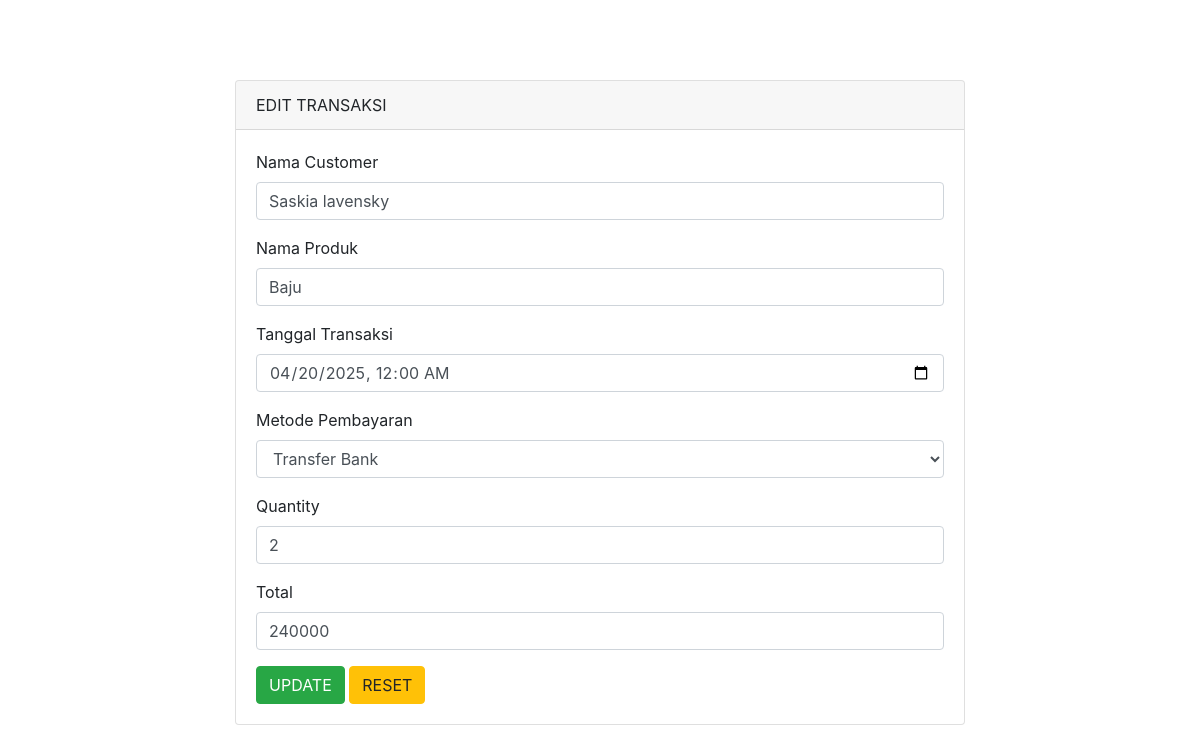
Screenshot of /transaksi/edit-transaksi.php?id=1 with the database file from the repository.
### tables this page shows
CREATE TABLE `transaksi` (
  `id` int NOT NULL,
  `nama_customer` varchar(255) DEFAULT NULL,
  `nama_produk` varchar(255) DEFAULT NULL,
  `tanggal_transaksi` date DEFAULT NULL,
  `metode_pembayaran` varchar(255) DEFAULT NULL,
  `quantity` int DEFAULT NULL,
  `total` int DEFAULT NULL
);

### transaksi/edit-transaksi.php (the view, shortened to what this page needs)
<?php
  include('../koneksi.php');
  $id = $_GET['id'];
  $query = "SELECT * FROM transaksi WHERE id = $id LIMIT 1";
  $result = mysqli_query($koneksi, $query);
  $row = mysqli_fetch_array($result);
?>
<!doctype html>
<html lang="en">
  <head>
    <link rel="stylesheet" href="https://stackpath.bootstrapcdn.com/bootstrap/4.4.1/css/bootstrap.min.css">
  </head>
  <body>
    <div class="container" style="margin-top: 80px">
      <div class="row">
        <div class="col-md-8 offset-md-2">
          <div class="card">
            <div class="card-header">
              EDIT TRANSAKSI
            </div>
            <div class="card-body">
              <form action="update-transaksi.php" method="POST">
                <div class="form-group">
                  <label>Nama Customer</label>
                  <input type="text" name="nama_customer" value="<?php echo $row['nama_customer'] ?>" class="form-control" required>
                </div>
                <div class="form-group">
                  <label>Nama Produk</label>
                  <input type="text" name="nama_produk" value="<?php echo $row['nama_produk'] ?>" class="form-control" required>
                </div>
                <div class="form-group">
                  <label>Tanggal Transaksi</label>
                  <input type="datetime-local" name="tanggal_transaksi" value="<?php echo date('Y-m-d\TH:i', strtotime($row['tanggal_transaksi'])) ?>" class="form-control" required>
                </div>
                <div class="form-group">
                  <label>Metode Pembayaran</label>
                  <select name="metode_pembayaran" class="form-control" required>
                    <option value="Transfer Bank" <?php if($row['metode_pembayaran'] == 'Transfer Bank') echo 'selected'; ?>>Transfer Bank</option>
                  </select>
                </div>
                <div class="form-group">
                  <label>Quantity</label>
                  <input type="number" name="quantity" value="<?php echo $row['quantity'] ?>" class="form-control" required>
                </div>
                <div class="form-group">
                  <label>Total</label>
                  <input type="number" name="total" value="<?php echo $row['total'] ?>" class="form-control" required>
                </div>
                <button type="submit" class="btn btn-success">UPDATE</button>
                <button type="reset" class="btn btn-warning">RESET</button>
              </form>
            </div>
          </div>
        </div>
      </div>
    </div>
  </body>
</html>

### rows the page displays
transaksi: nama_customer "Saskia lavensky", nama_produk "Baju", tanggal_transaksi "04/20/2025 00:00", metode_pembayaran "Transfer Bank", quantity "2", total "240000"
